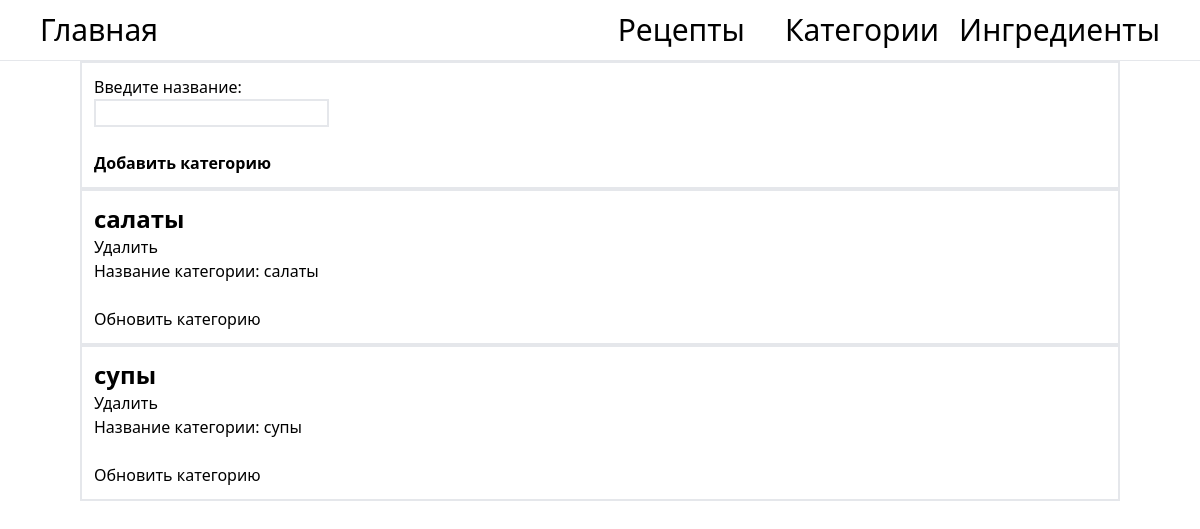
The app's page /category_pages, older data.
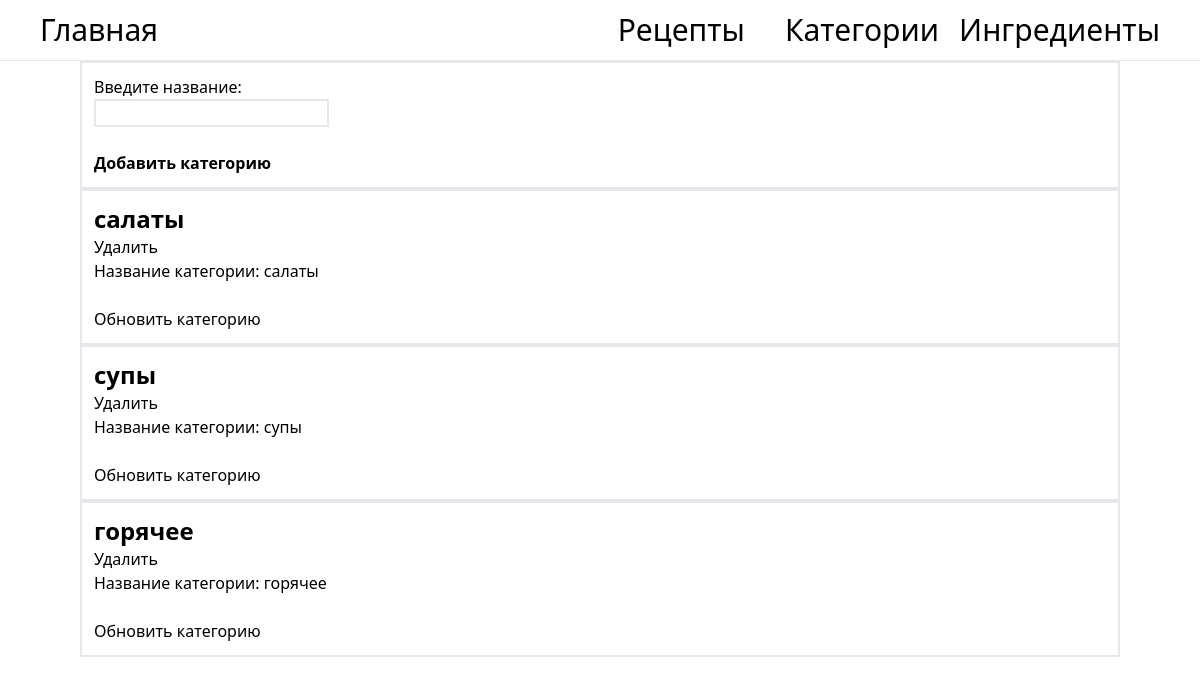
The same page, newer data.
### orm/category.py (models this page shows)
class CategoryOrm(Model):
    __tablename__ = 'categories'
    id: Mapped[int] = mapped_column(primary_key=True)
    name: Mapped[str] = mapped_column(unique=True)

### pages/category.py (the view)
@router.get('')
async def get_categories_template(
    request: Request, categories=Depends(get_all)
):
    return templates.TemplateResponse(
        'categories.html',
        {
            'request': request,
            'categories': categories['data'],
        }
    )

### templates/categories.html (shortened to what this page needs)
{% extends "header.html" %}
{% block content %}
<div>
    <div class="flex rounded-3 border-2 p-3 ml-20 mr-20">
        <form action="{{ url_for('create_category_template') }}" method="post">
            <label for="name">Введите название: </label><br>
            <input class="border-2" type="text" id="new_name" name="name" required><br><br>
            <button class="font-bold" type="sumbit">Добавить категорию</button>
        </form>
    </div>
    {% for category in categories %}
        <div class="flex rounded-3 border-2 p-3 ml-20 mr-20">
            <div class="flex flex-col">
                <span class="text-2xl font-bold">{{ category.name }}</span>
                <form action="{{ url_for('delete_category_template', id=category.id) }}" method="post">
                    <button type="submit">Удалить</button>
                </form>
                <form action="{{ url_for('update_category_template', id=category.id) }}" method="post">
                    <label for="name">Название категории: </label>
                    <input type="text" id="new_name" name="name" value="{{ category.name }}" required><br><br>
                    <button type="submit">Обновить категорию</button>
                </form>
            </div>
        </div>
    {% endfor %}
</div>
{% endblock %}

Row changes from the older to the newer data that the page shows:
added CategoryOrm: name "горячее"
